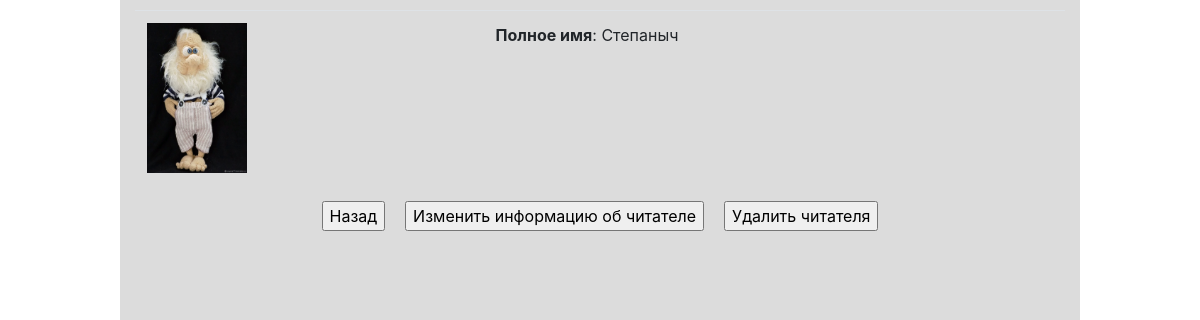
/p_library/reader/4, run on the app's committed database.
### p_library/models.py (models this page shows, shortened)
class Friend(models.Model):
    full_name = models.fields.CharField('Полное имя', max_length=100)
    cover = models.ImageField(upload_to='readers_covers', null=True, blank=True)
    class Meta:
        ordering = ['full_name']
        verbose_name = 'Друг-читатель'
        verbose_name_plural = 'Друзья-читатели'

### p_library/views.py (the view)
# urls.py: path('reader/<int:pk>', views.ReaderView.as_view(), name='reader'),
class ReaderView(generic.DetailView):
    model = Friend
    template_name = 'p_library/reader.html'
    context_object_name = 'reader'

### p_library/templates/p_library/reader.html (shortened to what this page needs)
<!DOCTYPE html>
<html lang="en">
<head>
    {% load static %}
    <link rel="stylesheet" type="text/css" href="{% static 'style/bootstrap.min.css' %}">
    <link rel="stylesheet" type="text/css" href="{% static 'style/my_style.css' %}">
</head>
<div class="container">
    <main>
        {% if reader %}
        <table class="table">
            <tbody>
            <tr>
                {% if reader.cover %}
                <td><img src="{{ reader.cover.url }}" alt="Сдесь должно быть фото читателя" width="100" height="150">
                </td>
                {% else %}
                <td><img src="{% static 'user_avatar_default.png' %}" alt="Сдесь должно быть фото читателя" width="100"
                         height="150"></td>
                {% endif %}
                <td>
                    <ul class="list-unstyled">
                        <li><strong>Полное имя</strong>: {{reader.full_name}}</li>
                    </ul>
                </td>
            </tr>
            </tbody>
        </table>
        {% else %}
        <h2>Нет читателей</h2>
        {% endif %}
        <div class="links">
            <a href="{% url 'p_library:readers' %}">
                <input type="button" value="Назад">
            </a>
            <a href="{% url 'p_library:reader_edit' reader.pk %}">
                <input type="button" value="Изменить информацию об читателе">
            </a>
            <a href="{% url 'p_library:reader_delete' reader.pk %}">
                <input type="button" value="Удалить читателя">
            </a>
        </div>
    </main>
</div>
</html>

### p_library/static/style/my_style.css (style rules this page uses)
.container { display: grid; min-height: 100vh; max-width: 80vw; grid-gap: 10px; grid-auto-rows: auto 1fr auto; grid-template-areas: "header" "main" "footer"; background-color: Gainsboro; }
main { grid-area: main; display: flex; flex-direction: column; align-items: center; align-self: start; Justify-content: center; grid-row-start: 2; grid-row-end: 3; }
a { margin: 0 10px; color: DarkBlue; }
.links { display: flex; flex-wrap: wrap; }

### data on the page
Friend: cover (picture), full_name "Степаныч"
